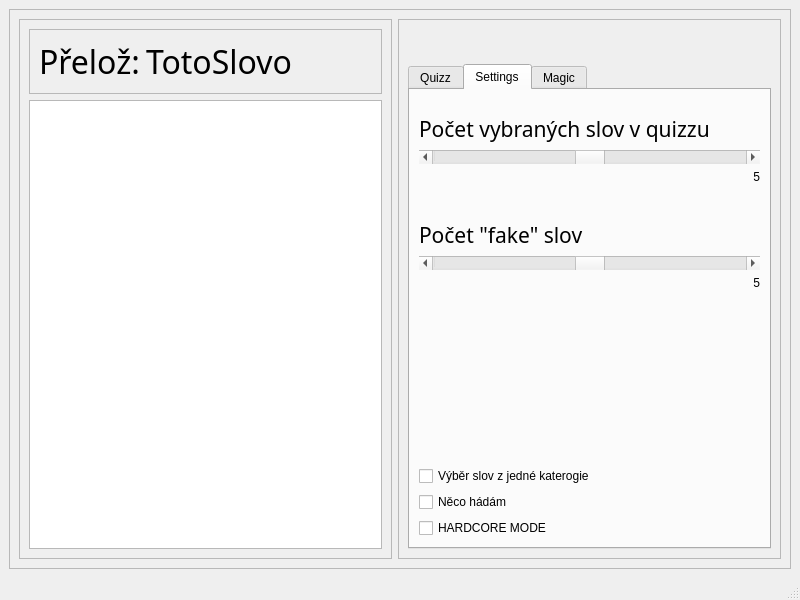
<?xml version="1.0" encoding="UTF-8"?>
<ui version="4.0">
 <class>MainWindow</class>
 <widget class="QMainWindow" name="MainWindow">
  <property name="geometry">
   <rect>
    <x>0</x>
    <y>0</y>
    <width>800</width>
    <height>600</height>
   </rect>
  </property>
  <property name="windowTitle">
   <string>MainWindow</string>
  </property>
  <widget class="QWidget" name="centralwidget">
   <layout class="QHBoxLayout" name="horizontalLayout">
    <item>
     <widget class="QFrame" name="frame">
      <property name="frameShape">
       <enum>QFrame::StyledPanel</enum>
      </property>
      <property name="frameShadow">
       <enum>QFrame::Raised</enum>
      </property>
      <layout class="QGridLayout" name="gridLayout_2">
       <item row="0" column="0">
        <widget class="QFrame" name="frame_3">
         <property name="frameShape">
          <enum>QFrame::StyledPanel</enum>
         </property>
         <property name="frameShadow">
          <enum>QFrame::Raised</enum>
         </property>
         <layout class="QVBoxLayout" name="verticalLayout">
          <item>
           <widget class="QFrame" name="frame_4">
            <property name="frameShape">
             <enum>QFrame::StyledPanel</enum>
            </property>
            <property name="frameShadow">
             <enum>QFrame::Raised</enum>
            </property>
            <layout class="QFormLayout" name="formLayout">
             <item row="0" column="0">
              <widget class="QLabel" name="label">
               <property name="font">
                <font>
                 <family>Impact</family>
                 <pointsize>24</pointsize>
                </font>
               </property>
               <property name="text">
                <string>Přelož:</string>
               </property>
              </widget>
             </item>
             <item row="0" column="1">
              <widget class="QLabel" name="label_2">
               <property name="font">
                <font>
                 <family>Impact</family>
                 <pointsize>24</pointsize>
                </font>
               </property>
               <property name="text">
                <string>TotoSlovo</string>
               </property>
              </widget>
             </item>
            </layout>
           </widget>
          </item>
          <item>
           <widget class="QListView" name="listView"/>
          </item>
         </layout>
        </widget>
       </item>
       <item row="0" column="1">
        <widget class="QFrame" name="frame_2">
         <property name="frameShape">
          <enum>QFrame::StyledPanel</enum>
         </property>
         <property name="frameShadow">
          <enum>QFrame::Raised</enum>
         </property>
         <layout class="QVBoxLayout" name="verticalLayout_2">
          <item>
           <spacer name="verticalSpacer">
            <property name="orientation">
             <enum>Qt::Vertical</enum>
            </property>
            <property name="sizeType">
             <enum>QSizePolicy::Fixed</enum>
            </property>
            <property name="sizeHint" stdset="0">
             <size>
              <width>39</width>
              <height>35</height>
             </size>
            </property>
           </spacer>
          </item>
          <item>
           <widget class="QTabWidget" name="tabWidget">
            <property name="currentIndex">
             <number>1</number>
            </property>
            <widget class="QWidget" name="Quizz">
             <attribute name="title">
              <string>Quizz</string>
             </attribute>
             <layout class="QVBoxLayout" name="verticalLayout_4">
              <item>
               <widget class="QFrame" name="frame_5">
                <property name="frameShape">
                 <enum>QFrame::StyledPanel</enum>
                </property>
                <property name="frameShadow">
                 <enum>QFrame::Raised</enum>
                </property>
                <layout class="QGridLayout" name="gridLayout">
                 <item row="1" column="0">
                  <widget class="QPushButton" name="pushButton_2">
                   <property name="font">
                    <font>
                     <family>Impact</family>
                     <pointsize>24</pointsize>
                    </font>
                   </property>
                   <property name="text">
                    <string>START</string>
                   </property>
                  </widget>
                 </item>
                 <item row="2" column="0">
                  <widget class="QPushButton" name="pushButton_3">
                   <property name="font">
                    <font>
                     <family>Impact</family>
                     <pointsize>24</pointsize>
                    </font>
                   </property>
                   <property name="text">
                    <string>END</string>
                   </property>
                  </widget>
                 </item>
                 <item row="4" column="0">
                  <widget class="QListWidget" name="listWidget"/>
                 </item>
                 <item row="6" column="0">
                  <widget class="QLabel" name="label_7">
                   <property name="font">
                    <font>
                     <family>Impact</family>
                     <pointsize>28</pointsize>
                    </font>
                   </property>
                   <property name="text">
                    <string>Score:</string>
                   </property>
                  </widget>
                 </item>
                 <item row="0" column="0">
                  <widget class="QPushButton" name="pushButton">
                   <property name="font">
                    <font>
                     <family>Impact</family>
                     <pointsize>24</pointsize>
                    </font>
                   </property>
                   <property name="text">
                    <string>LOAD EXCEL</string>
                   </property>
                  </widget>
                 </item>
                 <item row="5" column="0">
                  <spacer name="verticalSpacer_5">
                   <property name="orientation">
                    <enum>Qt::Vertical</enum>
                   </property>
                   <property name="sizeHint" stdset="0">
                    <size>
                     <width>20</width>
                     <height>40</height>
                    </size>
                   </property>
                  </spacer>
                 </item>
                 <item row="3" column="0">
                  <widget class="QLabel" name="label_8">
                   <property name="font">
                    <font>
                     <family>Impact</family>
                     <pointsize>24</pointsize>
                    </font>
                   </property>
                   <property name="text">
                    <string>Kategorie:</string>
                   </property>
                  </widget>
                 </item>
                </layout>
               </widget>
              </item>
             </layout>
            </widget>
            <widget class="QWidget" name="Settings">
             <attribute name="title">
              <string>Settings</string>
             </attribute>
             <layout class="QVBoxLayout" name="verticalLayout_3">
              <item>
               <spacer name="verticalSpacer_4">
                <property name="orientation">
                 <enum>Qt::Vertical</enum>
                </property>
                <property name="sizeType">
                 <enum>QSizePolicy::Preferred</enum>
                </property>
                <property name="sizeHint" stdset="0">
                 <size>
                  <width>20</width>
                  <height>15</height>
                 </size>
                </property>
               </spacer>
              </item>
              <item>
               <widget class="QLabel" name="wordsLabel">
                <property name="font">
                 <font>
                  <family>Impact</family>
                  <pointsize>16</pointsize>
                 </font>
                </property>
                <property name="text">
                 <string>Počet vybraných slov v quizzu</string>
                </property>
               </widget>
              </item>
              <item>
               <widget class="QScrollBar" name="wordsScrollBar">
                <property name="maximum">
                 <number>10</number>
                </property>
                <property name="pageStep">
                 <number>1</number>
                </property>
                <property name="value">
                 <number>5</number>
                </property>
                <property name="orientation">
                 <enum>Qt::Horizontal</enum>
                </property>
                <property name="invertedAppearance">
                 <bool>false</bool>
                </property>
               </widget>
              </item>
              <item>
               <widget class="QLabel" name="wordsCounter">
                <property name="layoutDirection">
                 <enum>Qt::LeftToRight</enum>
                </property>
                <property name="text">
                 <string>5</string>
                </property>
                <property name="alignment">
                 <set>Qt::AlignRight|Qt::AlignTrailing|Qt::AlignVCenter</set>
                </property>
               </widget>
              </item>
              <item>
               <spacer name="verticalSpacer_2">
                <property name="orientation">
                 <enum>Qt::Vertical</enum>
                </property>
                <property name="sizeType">
                 <enum>QSizePolicy::Preferred</enum>
                </property>
                <property name="sizeHint" stdset="0">
                 <size>
                  <width>20</width>
                  <height>30</height>
                 </size>
                </property>
               </spacer>
              </item>
              <item>
               <widget class="QLabel" name="fakeWordsLabel">
                <property name="font">
                 <font>
                  <family>Impact</family>
                  <pointsize>16</pointsize>
                 </font>
                </property>
                <property name="text">
                 <string>Počet &quot;fake&quot; slov</string>
                </property>
               </widget>
              </item>
              <item>
               <widget class="QScrollBar" name="fakeWordsScrollBar">
                <property name="maximum">
                 <number>10</number>
                </property>
                <property name="pageStep">
                 <number>1</number>
                </property>
                <property name="value">
                 <number>5</number>
                </property>
                <property name="orientation">
                 <enum>Qt::Horizontal</enum>
                </property>
               </widget>
              </item>
              <item>
               <widget class="QLabel" name="fakeWordsCounter">
                <property name="text">
                 <string>5</string>
                </property>
                <property name="alignment">
                 <set>Qt::AlignRight|Qt::AlignTrailing|Qt::AlignVCenter</set>
                </property>
               </widget>
              </item>
              <item>
               <spacer name="verticalSpacer_3">
                <property name="orientation">
                 <enum>Qt::Vertical</enum>
                </property>
                <property name="sizeHint" stdset="0">
                 <size>
                  <width>20</width>
                  <height>40</height>
                 </size>
                </property>
               </spacer>
              </item>
              <item>
               <widget class="QCheckBox" name="checkBox">
                <property name="text">
                 <string>Výběr slov z jedné katerogie</string>
                </property>
               </widget>
              </item>
              <item>
               <widget class="QCheckBox" name="checkBox_2">
                <property name="text">
                 <string>Něco hádám</string>
                </property>
               </widget>
              </item>
              <item>
               <widget class="QCheckBox" name="checkBox_3">
                <property name="text">
                 <string>HARDCORE MODE</string>
                </property>
               </widget>
              </item>
             </layout>
            </widget>
            <widget class="QWidget" name="Magic">
             <attribute name="title">
              <string>Magic</string>
             </attribute>
             <layout class="QHBoxLayout" name="horizontalLayout_2">
              <item>
               <widget class="TicTacToe" name="ticTacToe">
                <property name="state" stdset="0">
                 <string>---------</string>
                </property>
               </widget>
              </item>
             </layout>
            </widget>
           </widget>
          </item>
          <item>
           <spacer name="horizontalSpacer">
            <property name="orientation">
             <enum>Qt::Horizontal</enum>
            </property>
            <property name="sizeHint" stdset="0">
             <size>
              <width>363</width>
              <height>0</height>
             </size>
            </property>
           </spacer>
          </item>
         </layout>
        </widget>
       </item>
      </layout>
     </widget>
    </item>
   </layout>
  </widget>
  <widget class="QMenuBar" name="menubar">
   <property name="geometry">
    <rect>
     <x>0</x>
     <y>0</y>
     <width>800</width>
     <height>22</height>
    </rect>
   </property>
  </widget>
  <widget class="QStatusBar" name="statusbar"/>
 </widget>
 <customwidgets>
  <customwidget>
   <class>TicTacToe</class>
   <extends>QWidget</extends>
   <header>tictactoe</header>
  </customwidget>
 </customwidgets>
 <resources/>
 <connections>
  <connection>
   <sender>wordsScrollBar</sender>
   <signal>valueChanged(int)</signal>
   <receiver>wordsCounter</receiver>
   <slot>setNum(int)</slot>
   <hints>
    <hint type="sourcelabel">
     <x>586</x>
     <y>187</y>
    </hint>
    <hint type="destinationlabel">
     <x>586</x>
     <y>209</y>
    </hint>
   </hints>
  </connection>
  <connection>
   <sender>fakeWordsScrollBar</sender>
   <signal>valueChanged(int)</signal>
   <receiver>fakeWordsCounter</receiver>
   <slot>setNum(int)</slot>
   <hints>
    <hint type="sourcelabel">
     <x>586</x>
     <y>300</y>
    </hint>
    <hint type="destinationlabel">
     <x>586</x>
     <y>322</y>
    </hint>
   </hints>
  </connection>
 </connections>
</ui>
